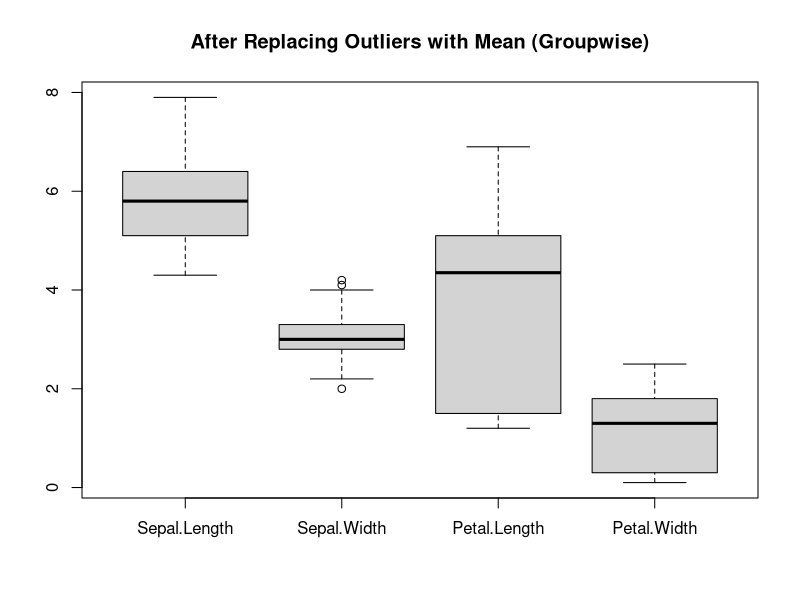
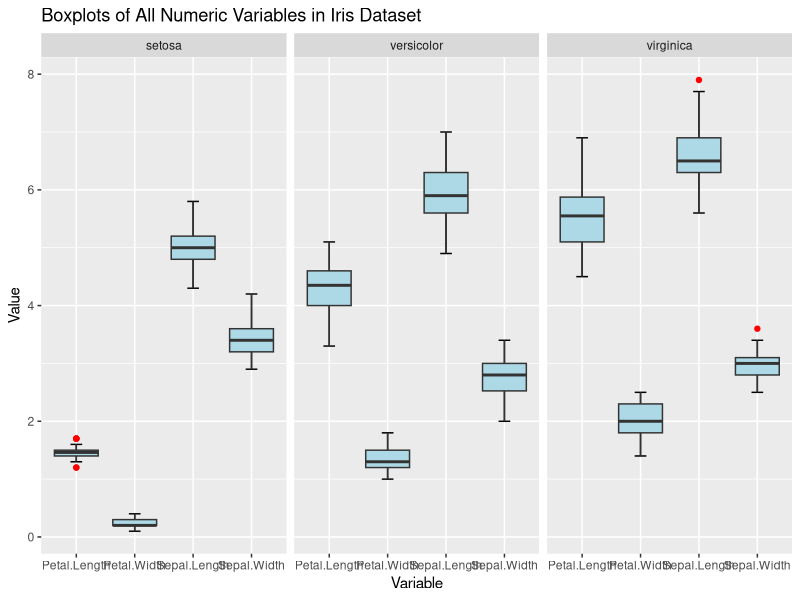

Generate these figures, in order, with R:
library(dplyr)
library(tidyverse)
###############################################################################################3
# Function to remove outliers using IQR method for all numeric columns
remove_outliers_iqr_groupwise <- function(data, group_col, cols = names(data)) {
  data %>%
    group_by(across(all_of(group_col))) %>%
    filter(across(
      .cols = all_of(cols),
      .fns = ~ {
        if (is.numeric(.)) {
          Q1 <- quantile(., 0.25, na.rm = TRUE)
          Q3 <- quantile(., 0.75, na.rm = TRUE)
          IQR <- Q3 - Q1
          lower <- Q1 - 1.5 * IQR
          upper <- Q3 + 1.5 * IQR
          . >= lower & . <= upper
        } else {
          TRUE
        }
      }
    )) %>%
    ungroup()
}

# Use it
data_clean_groupwise <- remove_outliers_iqr_groupwise(iris, group_col = "Species", cols = names(iris)[1:4])

####################################################################################################################
# repalce outliers with mean using IQR method for all numeric columns

replace_outliers_with_mean_groupwise <- function(data, group_col, cols = names(data)) {
  data %>%
    group_by(across(all_of(group_col))) %>%
    mutate(across(
      .cols = all_of(cols),
      .fns = ~ {
        if (is.numeric(.)) {
          Q1 <- quantile(., 0.25, na.rm = TRUE)
          Q3 <- quantile(., 0.75, na.rm = TRUE)
          IQR <- Q3 - Q1
          lower <- Q1 - 1.5 * IQR
          upper <- Q3 + 1.5 * IQR
          mean_val <- mean(.[. >= lower & . <= upper], na.rm = TRUE)
          replace(., . < lower | . > upper, mean_val)
        } else {
          .
        }
      }
    )) %>%
    ungroup()
}

# Use it
data_modified_groupwise <- replace_outliers_with_mean_groupwise(iris, group_col = "Species", cols = names(iris)[1:4])

boxplot(data_modified_groupwise[1:4], main = "After Replacing Outliers with Mean (Groupwise)")

#####################################################################################################################################3
# boxplot by groups 

iris_long <- data_modified_groupwise %>%
  pivot_longer(cols = where(is.numeric), names_to = "Variable", values_to = "Value")

# Boxplot for each numeric variable
ggplot(iris_long, aes(x = Variable, y = Value)) +
  stat_boxplot(geom = "errorbar", width = 0.2) +
  facet_wrap(~ Species) +
  geom_boxplot(outlier.colour = "red", fill = "lightblue") +
  labs(title = "Boxplots of All Numeric Variables in Iris Dataset")